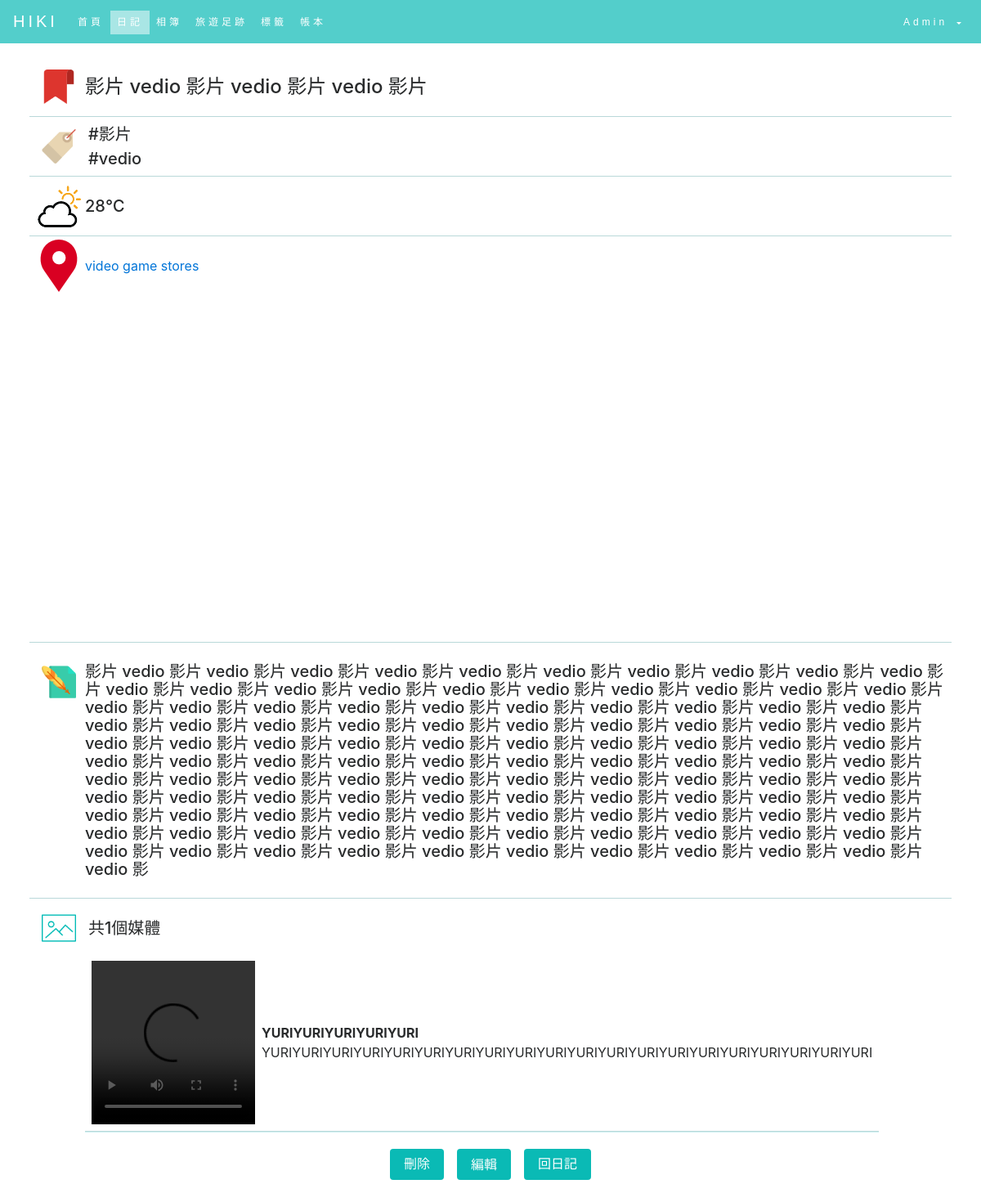
Page /diary/detail/4/ (signed in) on the committed database.
### users/models.py (models this page shows, shortened)
class User(AbstractBaseUser, PermissionsMixin):
    email = models.EmailField(
        verbose_name=_("Email address"),
        max_length=255, unique=True, db_index=True,
    )
    name = models.CharField(
        verbose_name=_("User name"),
        max_length=100, default='',
    )
    photo = models.ImageField(
        verbose_name=_('photo'),
        blank=True, default='', upload_to=photo_upload_to
    )
    bio = models.TextField(
        verbose_name=_('biography'),
        max_length=1000, blank=True, default='',
        help_text=_(
            "Describe yourself with 500 characters or less. "
            "There will be no formatting."
        ),
    )
    verified = models.BooleanField(
        verbose_name=_('verified'),
        default=False,
        help_text=_(
            "Designates whether the user has verified email ownership."
        ),
    )
    is_staff = models.BooleanField(
        verbose_name=_('staff status'),
        default=False,
        help_text=_(
            "Designates whether the user can log into this admin site."
        ),
    )
    is_active = models.BooleanField(
        verbose_name=_('active'),
        default=True,
        help_text=_(
            "Designates whether this user should be treated as "
            "active. Unselect this instead of deleting accounts."
        ),
    )
    date_joined = models.DateTimeField(
        verbose_name=_('date joined'),
        default=timezone.now
    )
    objects = UserManager()
    USERNAME_FIELD = 'email'
    REQUIRED_FIELDS = []
    class Meta:
        verbose_name = _('user')
        verbose_name_plural = _('users')
        swappable = 'AUTH_USER_MODEL'

### diary/models.py (models this page shows, shortened)
class Diary(models.Model):
    AUTH_CHOICES = (
        ('Private', '私密'),
        ('Public', '公開'),
    )
    userID = models.ForeignKey(User,blank=True,null=True)
    type = models.CharField(max_length=30, choices=AUTH_CHOICES,default=AUTH_CHOICES[0][0])
    title = models.CharField(max_length=30, blank=False)
    date = models.DateField()
    content = models.CharField(max_length=1000,blank=False)
    location = models.ForeignKey(Map,blank=True,null=True)
    tags = models.ManyToManyField(Tag)
    weather_meantemp = models.CharField(max_length=50, null=True)
    weather_cond = models.CharField(max_length=50, null=True)
    class Meta:  # 排序用
        ordering = ['date']

class Tag(models.Model):
    tagName = models.CharField(max_length=20,unique=True,blank=False,null=False)

class Map(models.Model):
    location = models.CharField(max_length=50,null=True)
    latitude = models.DecimalField(max_digits=13,decimal_places=10,null=True)
    longitude = models.DecimalField(max_digits=13,decimal_places=10,null=True)

class Media(models.Model):
    title = models.CharField(max_length=20,null=True,blank=True)
    description = models.CharField(max_length=80,null=True,blank=True)
    img = models.FileField(upload_to = 'user_media/')
    diary = models.ForeignKey(Diary,on_delete=models.CASCADE,default=0)
    def type(self):
        import os
        name,ext = os.path.splitext(self.img.name)
        ext = ext.lower()
        if ext =='.jpg' or ext =='.jpeg' or ext == '.png' or ext=='.gif':
            return 'img'
        return 'video'

### diary/views.py (the view, shortened to what this page needs)
# urls.py: url(r'^detail/(?P<pk>\d+)/$', views.detail, name='diary_detail'), # detail.html
@login_required
def detail(request,pk):
    mediaURL = settings.MEDIA_URL
    MapAPI = settings.GOOGLE_MAPS_API_KEY
    user = request.user
    diary = Diary.objects.get(pk=pk)
    return render(request, 'diary/detail.html', locals())

### templates/diary/detail.html (shortened to what this page needs)
{% load static %}
<!DOCTYPE html>
<head>
	{% include 'include/bootstrap.html' %}
	<link rel="stylesheet" type="text/css" href="{% static 'css/main.css' %}">
	<link rel="stylesheet" type="text/css" href="{% static 'css/googlemap.css' %}">
</head>
<body class="w-100 h-100 m-0">
	{% include 'include/nav.html' with name=user.name title='diary_' %}
	<main class="d-flex flex-column" style="margin:0 3%;">
		<div class="d-flex align-items-center p-1">
			<div class="detail-icon">
				<img class="detail-icon-img" src="{%static '/icon/detail/title.png' %}">
			</div>
			<h4 class="m-0">{{diary.title}}</h4>
		</div>
		<hr>
		{% ifnotequal diary.tags.all|length 0 %}
		<div class="d-flex p-1">
			<div class="detail-icon">
				<img class="detail-icon-img" src="{%static '/icon/detail/tag.png' %}">
			</div>
			<div class="d-flex flex-column align-self-center">
			{% for t in diary.tags.all %}
			    <h5 class="m-1">#{{t.tagName}}</h5>
			{% endfor %}
			</div>
		</div>
		<hr>
		{% endifnotequal %}
		{% ifnotequal diary.location.location "null" %}
		{% with '/icon/weather/'|add:diary.weather_cond|add:'.png' as image_static %}
		<div class="d-flex align-items-center p-1">
  			<img src="{% static image_static %}" onerror="this.style.display='none'" alt="null" height="64" width="64">
			<h5 class="m-0">{{diary.weather_meantemp}}℃</h5>
		</div>
		<hr>
		{% endwith %}
		<div class="p-1 d-flex flex-row align-items-center">
			<div class="detail-icon">
				<img class="detail-icon" src="{%static '/icon/detail/placeholder.png' %}">
			</div>
			<a target="_blank" href="http://maps.google.com/maps?q={{diary.location.latitude}},{{diary.location.longitude}}">{{diary.location.location}}</a>
		</div>
		<div class="d-flex pb-4">
			<div class="detail-icon"></div>
			<div id="map"></div>
		</div>
		{% endifnotequal %}
		<hr>
		<div class="pl-1 pr-1 pt-3 pb-3 d-flex flex-row">
			<div class="detail-icon">
				<img class="detail-icon-img" src="{%static '/icon/detail/content.png' %}">
			</div>
			<div class="h5 mt-2 mb-2">{{diary.content}}</div>
		</div>
		<hr>
		{% ifnotequal diary.media_set.all|length 0 %}
		<div class="d-flex align-items-center pt-1 pl-1 pr-1 pb-0">
			<div class="detail-icon">
				<img class="detail-icon-img" src="{%static '/icon/detail/picture.png' %}">
			</div>
			<h5 class="ml-1 mt-0 mr-0 mb-0">共{{diary.media_set.all|length }}個媒體</h5>
		</div>
		<div class="d-flex pt-0 pl-1 pr-1 pb-1">
			<div class="detail-icon"></div>
			<div class="d-flex flex-column">
		    {% for i in diary.media_set.all %}
		        <div class="d-flex flex-column flex-sm-row m-2">
				    {% if i.type == "video" %}
			        <video width="200" height="200" controls>
						<source src="{{mediaURL}}{{i.img}}" type="video/mp4">
						<source src="{{mediaURL}}{{i.img}}" type="video/ogg">
			        </video>
			        {% endif %}
			        <div class="d-flex flex-column word ml-sm-2 align-self-center">
			        	<b>
						{% ifnotequal i.title null %}
				        	{{i.title}}
				        {% endifnotequal %}
					    </b>
						<div>
						{% ifnotequal i.description null %}
							{{i.description}}
						{% endifnotequal %}
						</div>
					</div>
		        </div>
		        <hr>
		    {% endfor %}
		    </div>
		</div>
		{% endifnotequal %}
		<div class="d-flex justify-content-center m-2">
	        {% if diary.userID.email == user.email%}
	        <form method="post" class="d-flex">{% csrf_token %}
	            <input class="btn custom-button m-2" type="submit" name="delete" value="刪除">
	            <a class="btn custom-button m-2" href="{% url 'diary_edit' pk=diary.pk %}">編輯</a>
	        </form>
	        {% endif %}
			<form action="/diary/" class="d-flex">
				<button class="btn custom-button m-2" type="submit">回日記</button>
			</form>
		</div>
	</main>
</body>
</html>

### templates/include/bootstrap.html (shortened to what this page needs)
{% load static %}
	<link rel="stylesheet" href="{% static 'bootstrap/css/bootstrap.min.css' %}">

### templates/include/nav.html (shortened to what this page needs)
﻿{% load static %}
	<nav class="navbar navbar-toggleable-md navbar-light fixed-top w-100">
		<div class="navbar-brand">HIKI</div>
	    <div id="navbar-collapse-1" class="collapse navbar-collapse">
			<ul class="navbar-nav">
				<li id="home_" class="nav-item">
					<a class="nav-link" href="{% url 'hiki' %}">首頁</a>
				</li>
				<li id="diary_" class="nav-item">
					<a class="nav-link" href="{% url 'diary_display' %}">日記</a>
				</li>
		      	<li id="photo_" class="nav-item">
		      		<a class="nav-link" href="{% url 'diary_media' %}">相簿</a>
		      	</li>
		      	<li id="map_" class="nav-item">
		      		<a class="nav-link" href="{% url 'diary_map' %}">旅遊足跡</a>
		      	</li>
		      	<li id="tag_" class="nav-item">
		      		<a class="nav-link" href="{% url 'diary_tag' %}">標籤</a>
		      	</li>
		      	<li id="tally_" class="nav-item">
		      		<a class="nav-link" href="{% url 'tally' %}">帳本</a>
		      	</li>
		    </ul>
		    <ul class="navbar-nav ml-auto">
		      	<li class="nav-item dropdown">
		            <a class="nav-link dropdown-toggle" data-toggle="dropdown" href="#" id="navbarDropdownMenuLink"  aria-haspopup="true" aria-expanded="false">
		                 {{name}}
		            </a>
	    		</li>
	    	</ul>
	    </div>
	</nav>

### staticfiles/css/main.css (style rules this page uses)
html, body { width:100%; margin:0; padding:0; }
.custom-button { background-color: #0ABAB5; color:white; }
.detail-icon { width:64px; height:64px; min-width: 64px; }
.detail-icon-img { width:42px; height:42px; margin: 11px; }
hr { width:100%; margin:0; height:.1px; background-color:rgba(10,181,186,0.2); }

### staticfiles/css/googlemap.css (style rules this page uses)
#map { height:50vh; width:100%; }

### templates/diary/detail.html (style rules this page uses)
.word { white-space:normal; word-break:break-all; overflow:hidden; }

### templates/include/nav.html (style rules this page uses)
.navbar , .dropdown-menu { background-color: #53cecb !important; border:0px !important; font-family: Montserrat, sans-serif !important; font-size: 12px !important; line-height: 1.42857143 !important; letter-spacing: 4px !important; }
#navbar-collapse-1 { padding-top: 3px; }
.navbar-brand , .navbar-nav > li > a , .dropdown-menu > li > a { color:white !important; }
.active > a , .dropdown-item.active, .dropdown-item:active { color:#0ABAB5 !important; background-color: rgba(255,255,255,.5) !important; }

### rows in the picture
User: name "Admin"
Diary: title "影片 vedio 影片 vedio 影片 vedio 影片", weather_meantemp "28", location.location "video game stores", content "影片 vedio 影片 vedio 影片 vedio 影片 vedio 影片 vedio 影片 vedio 影片 vedio 影片 vedio 影片 vedio 影片 vedio 影片 vedio 影片 vedio 影片 vedio 影片 vedio 影片 vedio 影片 vedio 影片 vedio 影片 vedio 影片 vedio 影片 vedio 影片 vedio 影片 vedio 影片 vedio 影片 vedio 影片 vedio 影片 vedio 影片 vedio 影片 vedio 影片 vedio 影片 vedio 影片 vedio 影片 vedio 影片 vedio 影片 vedio 影片 vedio 影片 vedio 影片 vedio 影片 vedio 影片 vedio 影片 vedio 影片 vedio 影片 vedio 影片 vedio 影片 vedio 影片 vedio 影片 vedio 影片 vedio 影片 vedio 影片 vedio 影片 vedio 影片 vedio 影片 vedio 影片 vedio 影片 vedio 影片 vedio 影片 vedio 影片 vedio 影片 vedio 影片 vedio 影片 vedio 影片 vedio 影片 vedio 影片 vedio 影片 vedio 影片 vedio 影片 vedio 影片 vedio 影片 vedio 影片 vedio 影片 vedio 影片 vedio 影片 vedio 影片 vedio 影片 vedio 影片 vedio 影片 vedio 影片 vedio 影片…", media_set.all|length "1"
Tag: tagName "影片"
Tag: tagName "vedio"
Media: title "YURIYURIYURIYURIYURI", description "YURIYURIYURIYURIYURIYURIYURIYURIYURIYURIYURIYURIYURIYURIYURIYURIYURIYURIYURIYURI"
